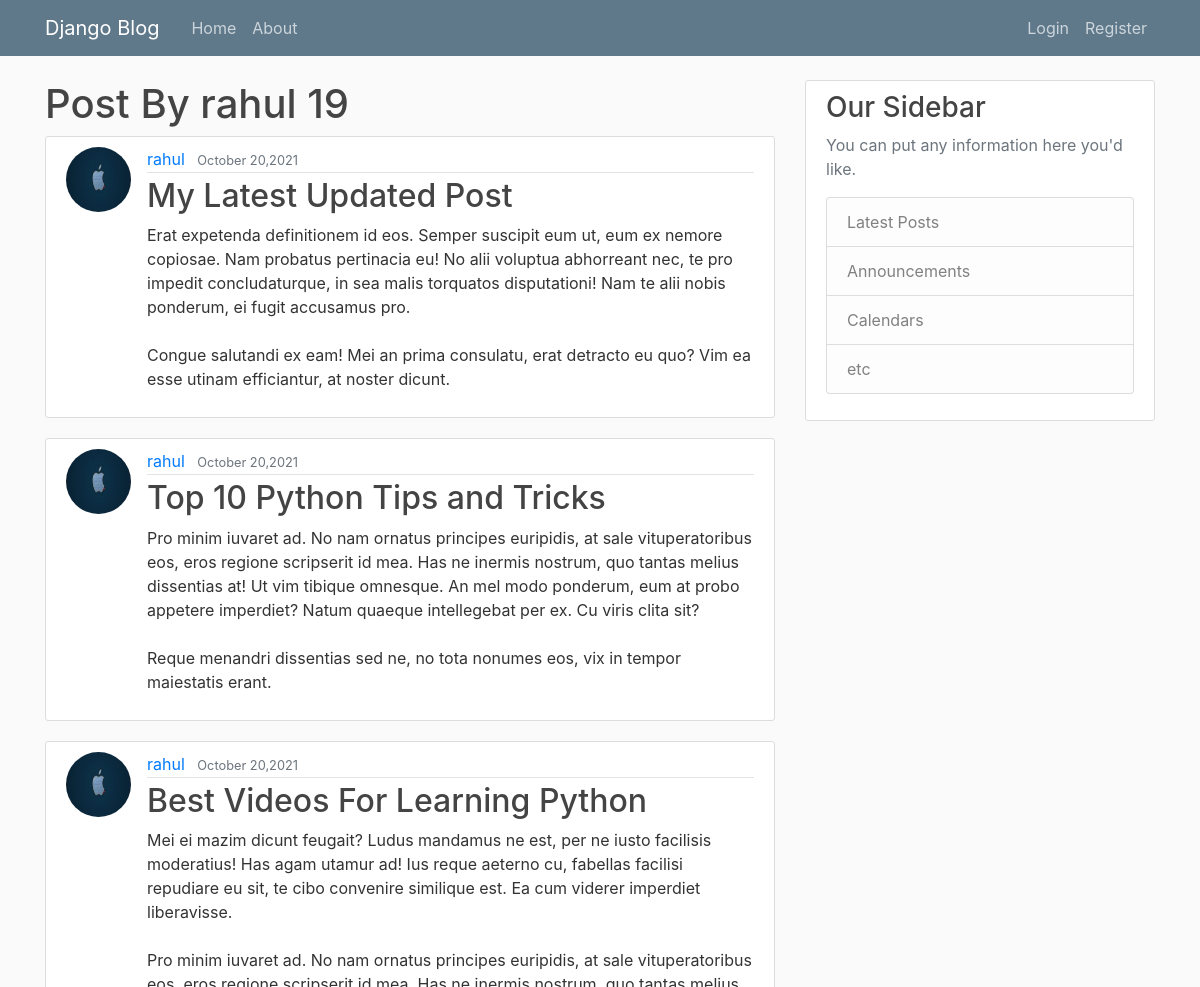
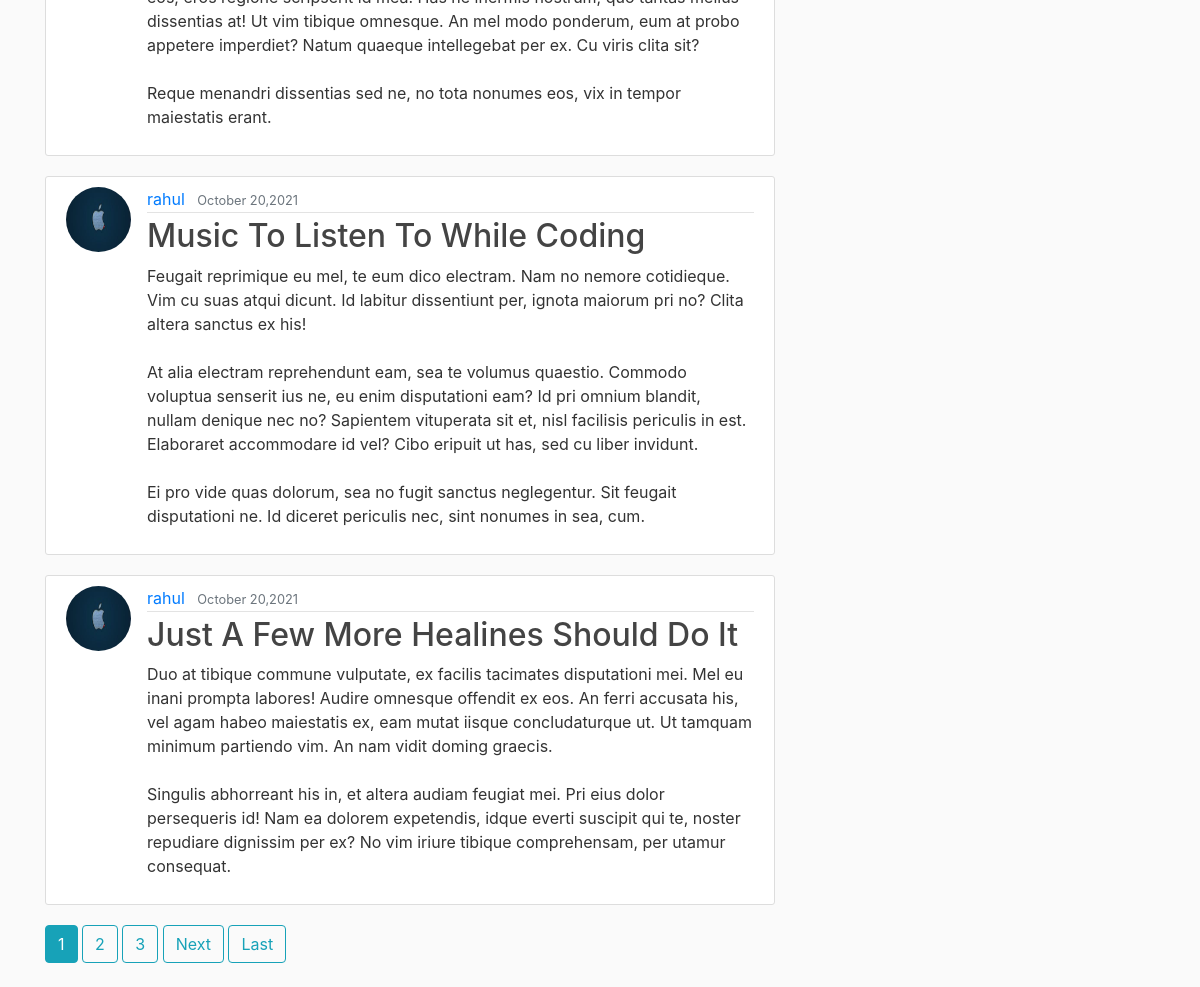
The page /user/rahul on the database its author committed (2 pictures, top to bottom).
### blog/models.py (models this page shows, shortened)
class Post(models.Model):
    title=models.CharField(max_length=100)
    content=models.TextField()
    date_posted=models.DateTimeField(default=timezone.now)
    author=models.ForeignKey(User,on_delete=models.CASCADE)

### users/models.py (models this page shows, shortened)
class Profile(models.Model):
    user = models.OneToOneField(User,on_delete=models.CASCADE)
    image = models.ImageField(default='default.jpg',upload_to='profile_pics')

### blog/views.py (the view)
# urls.py: path('user/<str:username>',UserPostListView.as_view(),name='blog-user'),
class UserPostListView(ListView):
    model = Post    #blog/post_list.html   <app>/model_<viewtype>.html
    template_name = 'blog/user_post.html'
    context_object_name = 'posts'
    paginate_by = 5
    def get_queryset(self):
        user = get_object_or_404(User,username=self.kwargs.get('username'))
        return Post.objects.filter(author=user).order_by('-date_posted')

### blog/templates/blog/user_post.html (shortened to what this page needs)
{% extends 'blog/base.html'%}
 {% block content%}
    <h1>Post By {{ view.kwargs.username }} {{ page_obj.paginator.count }}</h1>
    {% for post in posts %}
    <article class="media content-section">
        <img class="rounded-circle article-img" src="{{ post.author.profile.image.url }}">
  <div class="media-body">
    <div class="article-metadata">
      <a class="mr-2" href="{% url 'blog-user' post.author.username %}">{{ post.author }}</a>
      <small class="text-muted">{{ post.date_posted |date:"F d,Y"}}</small>
    </div>
    <h2><a class="article-title" href="{% url 'blog-detail' post.id %}">{{ post.title }}</a></h2>
    <p class="article-content">{{ post.content }}</p>
  </div>
    </article>
    {% endfor %}
    {% if is_paginated %}
        {% for num in page_obj.paginator.page_range %}
                {% if page_obj.number == num %}
                    <a class="btn btn-info mb-4" href="?page={{num}}">{{num}}</a>
                {% elif num > page_obj.number|add:'-3' and num < page_obj.number|add:'3' %}
                    <a class="btn btn-outline-info mb-4" href="?page={{num}}">{{num}}</a>
                {% endif %}
        {% endfor %}
        {% if page_obj.has_next %}
            <a class="btn btn-outline-info mb-4" href="?page={{page_obj.next_page_number}}">Next</a>
            <a class="btn btn-outline-info mb-4" href="?page={{ page_obj.paginator.num_pages }}">Last</a>
        {% endif %}
    {% endif%}
 {% endblock %}

### blog/templates/blog/base.html (shortened to what this page needs)
{% load static %}
<!DOCTYPE html>
<html lang="en">
<head>
    <link rel="stylesheet" href="https://maxcdn.bootstrapcdn.com/bootstrap/4.0.0/css/bootstrap.min.css">
    <link rel="stylesheet" type="text/css" href="{% static 'blog/main.css'%}">
</head>
<body >
<header class="site-header">
  <nav class="navbar navbar-expand-md navbar-dark bg-steel fixed-top">
    <div class="container">
      <a class="navbar-brand mr-4" href="{% url 'blog-home'%}">Django Blog</a>
      <div class="collapse navbar-collapse" id="navbarToggle">
        <div class="navbar-nav mr-auto">
          <a class="nav-item nav-link" href="{% url 'blog-home'%}">Home</a>
          <a class="nav-item nav-link" href="{% url 'blog-about'%}">About</a>
        </div>
        <div class="navbar-nav">
            {% if user.is_authenticated %}
                <a class="nav-item nav-link" href="{% url 'blog-create'%}">New Post</a>
                <a class="nav-item nav-link" href="{% url 'profile'%}">Profile</a>
                <a class="nav-item nav-link" href="{% url 'logout'%}">Logout</a>
            {% else %}
                <a class="nav-item nav-link" href="{% url 'login'%}">Login</a>
                <a class="nav-item nav-link" href="{% url 'user-register'%}">Register</a>
            {% endif%}
        </div>
      </div>
    </div>
  </nav>
</header>
    <main role="main" class="container">
  <div class="row">
    <div class="col-md-8">
      {% block content %}{% endblock %}
    </div>
    <div class="col-md-4">
      <div class="content-section">
        <h3>Our Sidebar</h3>
        <p class='text-muted'>You can put any information here you'd like.
          <ul class="list-group">
            <li class="list-group-item list-group-item-light">Latest Posts</li>
            <li class="list-group-item list-group-item-light">Announcements</li>
            <li class="list-group-item list-group-item-light">Calendars</li>
            <li class="list-group-item list-group-item-light">etc</li>
          </ul>
        </p>
      </div>
    </div>
  </div>
</main>
</body>
</html>

### blog/static/blog/main.css (style rules this page uses)
body { background: #fafafa; color: #333333; margin-top: 5rem; }
h1, h2, h3, h4, h5, h6 { color: #444444; }
ul { margin: 0; }
.bg-steel { background-color: #5f788a; }
.site-header .navbar-nav .nav-link { color: #cbd5db; }
.content-section { background: #ffffff; padding: 10px 20px; border: 1px solid #dddddd; border-radius: 3px; margin-bottom: 20px; }
.article-title { color: #444444; }
.article-content { white-space: pre-line; }
.article-img { height: 65px; width: 65px; margin-right: 16px; }
.article-metadata { padding-bottom: 1px; margin-bottom: 4px; border-bottom: 1px solid #e3e3e3 }

### rows shown on the page
Post: author.profile.image (placeholder picture), author "rahul", date_posted "October 20,2021", title "My Latest Updated Post", content "Erat expetenda definitionem id eos. Semper suscipit eum ut, eum ex nemore copiosae. Nam probatus pertinacia eu! No alii voluptua abhorreant nec, te pro impedit concludaturque, in sea malis torquatos disputationi! Nam te alii nobis ponderum, ei fugit accusamus pro. Congue salutandi ex eam! Mei an prima consulatu, erat detracto eu quo? Vim ea esse utinam efficiantur, at noster dicunt."
Post: author.profile.image (placeholder picture), author "rahul", date_posted "October 20,2021", title "Top 10 Python Tips and Tricks", content "Pro minim iuvaret ad. No nam ornatus principes euripidis, at sale vituperatoribus eos, eros regione scripserit id mea. Has ne inermis nostrum, quo tantas melius dissentias at! Ut vim tibique omnesque. An mel modo ponderum, eum at probo appetere imperdiet? Natum quaeque intellegebat per ex. Cu viris clita sit? Reque menandri dissentias sed ne, no tota nonumes eos, vix in tempor maiestatis erant."
Post: author.profile.image (placeholder picture), author "rahul", date_posted "October 20,2021", title "Best Videos For Learning Python", content "Mei ei mazim dicunt feugait? Ludus mandamus ne est, per ne iusto facilisis moderatius! Has agam utamur ad! Ius reque aeterno cu, fabellas facilisi repudiare eu sit, te cibo convenire similique est. Ea cum viderer imperdiet liberavisse. Pro minim iuvaret ad. No nam ornatus principes euripidis, at sale vituperatoribus eos, eros regione scripserit id mea. Has ne inermis nostrum, quo tantas melius dissentias at! Ut vim tibique omnesque. An mel modo ponderum, eum at probo appetere imperdiet? Natum quaeque intellegebat per ex. Cu viris clita sit? Reque menandri dissentias sed ne, no tota nonumes eos, vix in tempor maiestatis erant."
Post: author.profile.image (placeholder picture), author "rahul", date_posted "October 20,2021", title "Music To Listen To While Coding", content "Feugait reprimique eu mel, te eum dico electram. Nam no nemore cotidieque. Vim cu suas atqui dicunt. Id labitur dissentiunt per, ignota maiorum pri no? Clita altera sanctus ex his! At alia electram reprehendunt eam, sea te volumus quaestio. Commodo voluptua senserit ius ne, eu enim disputationi eam? Id pri omnium blandit, nullam denique nec no? Sapientem vituperata sit et, nisl facilisis periculis in est. Elaboraret accommodare id vel? Cibo eripuit ut has, sed cu liber invidunt. Ei pro vide quas dolorum, sea no fugit sanctus neglegentur. Sit feugait disputationi ne. Id diceret periculis nec, sint nonumes in sea, cum."
Post: author.profile.image (placeholder picture), author "rahul", date_posted "October 20,2021", title "Just A Few More Healines Should Do It", content "Duo at tibique commune vulputate, ex facilis tacimates disputationi mei. Mel eu inani prompta labores! Audire omnesque offendit ex eos. An ferri accusata his, vel agam habeo maiestatis ex, eam mutat iisque concludaturque ut. Ut tamquam minimum partiendo vim. An nam vidit doming graecis. Singulis abhorreant his in, et altera audiam feugiat mei. Pri eius dolor persequeris id! Nam ea dolorem expetendis, idque everti suscipit qui te, noster repudiare dignissim per ex? No vim iriure tibique comprehensam, per utamur consequat."

### other values the page prints
{{ view.kwargs.username }} "rahul"
{{ page_obj.paginator.count }} "19"
{{ num }} "1"
{{ num }} "2" "3"
